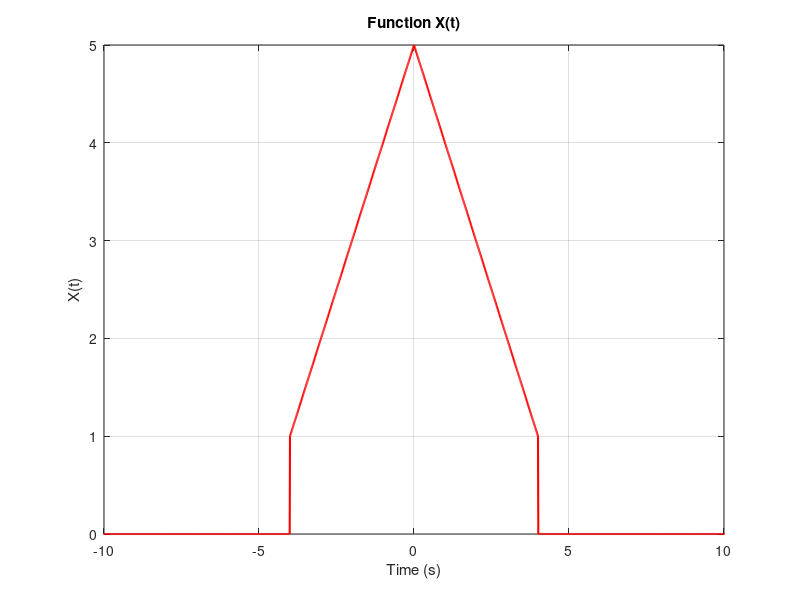
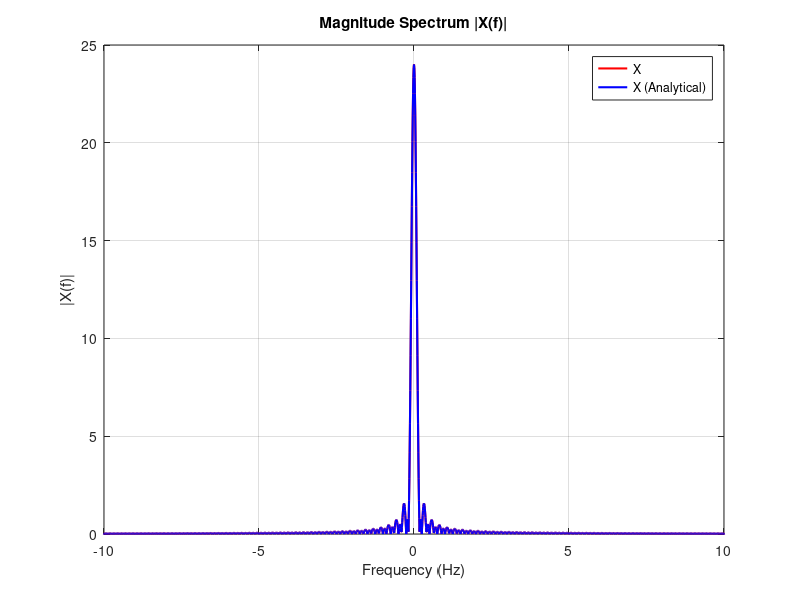
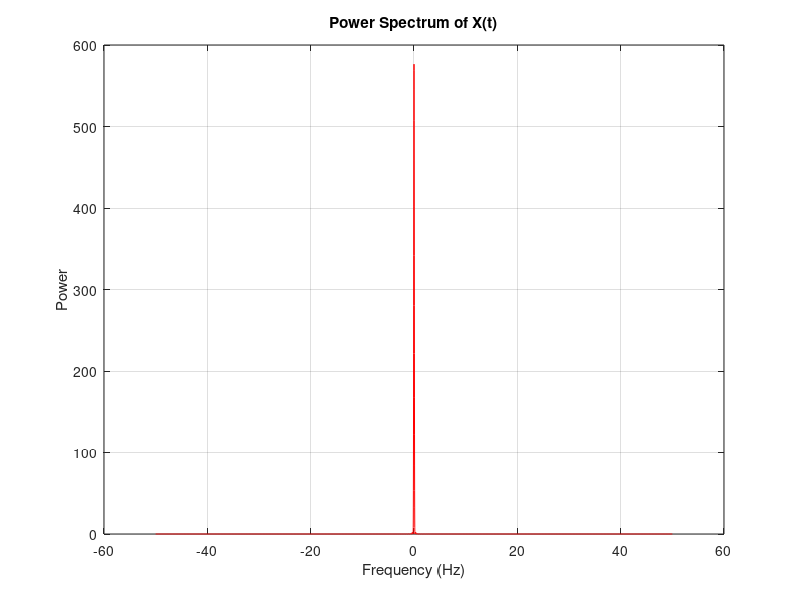
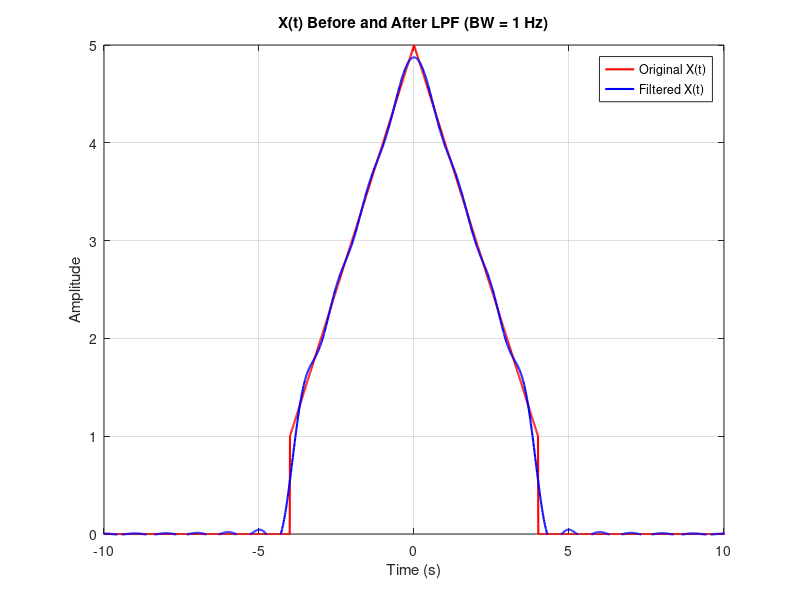

Source code (MATLAB) for these figures, in order:
clc;
clear;
close all;
%%%%%%%%%%%%%%%%%%%%%%Time and frequency parametres %%%%%%%%%%%%%%%%%%
fs = 100;
T = 100;
df = 0.01;

dt = 1/fs;
N = ceil(T/dt);
t = -(N*dt/2) : dt : ((N*dt/2) - dt);
t = t(1:N);

f = -(0.5*fs) : df : (0.5*fs - df);
f = f(1:N);

%%%%%%%%%%%%%%%%%%%%%%%%% 1- Plot X(t) %%%%%%%%%%%%%%%%%%%%%%%%%%%%%
x_time = zeros(size(t));
for i = 1:length(t)
    if t(i) >= -4 && t(i) < 0
        x_time(i) = t(i) + 5;
    elseif t(i) >= 0 && t(i) <= 4
        x_time(i) = -t(i) + 5;
    end
end

figure(1);
plot(t, x_time, 'r', 'LineWidth', 1.5);
title('Function X(t)');
xlabel('Time (s)');
ylabel('X(t)');
grid on;
xlim([-10 10]);

%%%%%%%%%%%%%%%%%%%%%%%%% 2- Analytical expression for X(f) %%%%%%%%%%%%%%%%%
x_analytical_freq = 16 * (sinc(4 * f)).^2 + 8 * sinc(8 * f);

%%%%%%%%%%%%%%%%%%%%%%%%% 3- Plot X(f) %%%%%%%%%%%%%%%%%%%%%%%%%%%%%%
x_freq = fftshift(fft(x_time) * dt);

figure(2);
plot(f, abs(x_freq), 'r', 'LineWidth', 1.5);
hold on;
plot(f, abs(x_analytical_freq), 'b', 'LineWidth', 1.5);
title('Magnitude Spectrum |X(f)|');
legend('X', 'X (Analytical)');
xlabel('Frequency (Hz)');
ylabel('|X(f)|');
xlim([-10 10]);
grid on;

%%%%%%%%%%%%%%%%%%%%%%%%% 4- Estimate Bandwidth of X %%%%%%%%%%%%%%%%%%%%
psd_x = abs(x_freq).^2; % Power Spectral Density

figure(3);
plot(f, psd_x, 'r');
title('Power Spectrum of X(t)');
xlabel('Frequency (Hz)');
ylabel('Power');
grid on;

threshold = 0.05 * max(psd_x);
indices = find(psd_x >= threshold);
BW_x = max(abs(f(indices)));

fprintf('X Estimated Bandwidth = %1.3f Hz\n', BW_x);

% Analytical bandwidth
psd_analytical_x = abs(x_analytical_freq).^2;
threshold = 0.05 * max(psd_analytical_x);
indices = find(psd_analytical_x >= threshold);
BW_analytical_x = max(abs(f(indices)));

fprintf('X Analytical Estimated Bandwidth = %1.3f Hz\n', BW_analytical_x);

%%%%%%%%%%%%%%%%%%%%%%%%% 5- Low Pass Filter (BW = 1 Hz) %%%%%%%%%%%%%%%%%%%
LPF_BW1 = 1;
H = abs(f) < LPF_BW1;
x_filtered1 = ifft(ifftshift(H .* x_freq)) / dt;

figure(4);
plot(t, x_time, 'r', 'LineWidth', 1.5);
hold on;
plot(t, real(x_filtered1), 'b', 'LineWidth', 1.5);
title('X(t) Before and After LPF (BW = 1 Hz)');
legend('Original X(t)', 'Filtered X(t)');
xlabel('Time (s)');
ylabel('Amplitude');
xlim([-10 10]);
ylim([0 5]);
grid on;

%%%%%%%%%%%%%%%%%%%%%%%%% 6- Low Pass Filter (BW = 0.3 Hz) %%%%%%%%%%%%%%%%%
LPF_BW2 = 0.3;
H = abs(f) < LPF_BW2;
x_filtered2 = ifft(ifftshift(H .* x_freq)) / dt;

figure(5);
plot(t, x_time, 'r', 'LineWidth', 1.5);
hold on;
plot(t, real(x_filtered2), 'b', 'LineWidth', 1.5);
title('X(t) Before and After LPF (BW = 0.3 Hz)');
legend('Original X(t)', 'Filtered X(t)');
xlabel('Time (s)');
ylabel('Amplitude');
xlim([-10 10]);
ylim([0 5]);
grid on;

%%%%%%%%%%%%%%%%%%%%%%%%% 7- Repeat for m(t) %%%%%%%%%%%%%%%%%%%%%%%%%%%%%%
% a- Define m(t)
m_time = cos(2 * pi * 0.5 * t);
m_time(t > 4) = 0;
m_time(t < 0) = 0;

figure(6);
plot(t, m_time);
title('Function M(t)');
xlabel('Time (s)');
ylabel('M(t)');
grid on;
xlim([-10 10]);

% b- Analytical expression for M(f)
m_analytical_freq = 2 * sinc(4 * (f - 0.5)) .* exp(-1i * 2 * pi * 2 * (f - 0.5))
+ 2 * sinc(4 * (f + 0.5)) .* exp(-1i * 2 * pi * 2 * (f + 0.5));

% c- Plot M(f)
m_freq = fftshift(fft(m_time) * dt);

figure(7);
plot(f, abs(m_freq), 'r', 'LineWidth', 1.5);
hold on;
plot(f, abs(m_analytical_freq), 'b', 'LineWidth', 1.5);
legend('M (Numerical)', 'M (Analytical)');
xlabel('Frequency (Hz)');
ylabel('|M(f)|');
xlim([-10 10]);
grid on;

% d- Calculate bandwidth of m(t)
psd_m = abs(m_freq).^2;

figure(8);
plot(f, psd_m, 'r');
title('Power Spectrum of M(t)');
xlabel('Frequency (Hz)');
ylabel('Power');
grid on;

threshold = 0.05 * max(psd_m);
indices = find(psd_m >= threshold);
BW_m = max(abs(f(indices)));

fprintf('M Estimated Bandwidth = %1.3f Hz\n', BW_m);

% e- Analytical bandwidth
psd_analytical_m = abs(m_analytical_freq).^2;
threshold = 0.05 * max(psd_analytical_m);
indices = find(psd_analytical_m >= threshold);
BW_analytical_m = max(abs(f(indices)));

fprintf('M Analytical Estimated Bandwidth = %1.3f Hz\n', BW_analytical_m);

%%%%%%%%%%%%%%%%%%%%%%%%% 8- Frequency Division Multiplexing (FDM) %%%%%%%%%%%%%
c1 = cos(2 * pi * 20 * t);
x_modulated = x_filtered1 .* c1;  % s1(t)


%%%%%%%%%%%%%%%%%%%%%%%%% 9- Second carrier and modulated m(t) %%%%%%%%%%%%%%%%%
c2 = cos(2 * pi * 24 * t);
m_modulated = m_time .* c2;  % s2(t)
m_modulated_freq = fftshift(fft(m_modulated) * dt);

%%%%%%%%%%%%%%%%%%%%%%%%% 10- Apply Bandpass Filter for LSB %%%%%%%%%%%%%%%%%%%%
BBF = zeros(size(f));
BBF(f >= 22 & f <= 24) = 1;
BBF(f <= -22 & f >= -24) = 1;

m_modulated_freq2 = m_modulated_freq .* BBF;
m_modulated2 = ifft(ifftshift(m_modulated_freq2)) / dt;

%%%%%%%%%%%%%%%%%%%%%%%%% 11- Combine and plot FDM signals %%%%%%%%%%%%%%%%%%%%%
s1 = x_modulated;
s2 = m_modulated2;
s_time = s1 + s2;
s_freq = fftshift(fft(s_time) * dt);

figure(12);
plot(t, s_time, 'r', 'LineWidth', 1.5);
title('Combined FDM Signal s(t)');
xlabel('Time (s)');
ylabel('Amplitude');
xlim([-4 4]);
ylim([-5 5]);
grid on;

figure(13);
plot(f, abs(s_freq), 'r', 'LineWidth', 1.5);
title('Spectrum of FDM Signal S(f)');
xlabel('Frequency (Hz)');
ylabel('|S(f)|');
xlim([-30 30]);
grid on;

%%%%%%%%%%%%%%%%%%%%%%%%% 12- Coherent Demodulation for x(t) %%%%%%%%%%%%%%%%%%%
x_demodulated= s_time .* cos(2 * pi * 20 * t);
x_demodulated_freq = fftshift(fft(x_demodulated)) * dt;

LPF_BW = 1;
H = abs(f) < LPF_BW;
x_rec = 2 * real(ifft(ifftshift(H .* x_demodulated_freq)) / dt);

figure(14);
plot(t, x_time, 'r', 'LineWidth', 1.5);
hold on;
plot(t, x_rec, 'b', 'LineWidth', 1.5);
legend('Original X(t)', 'Demodulated X(t)');
xlabel('Time (s)');
ylabel('Amplitude');
xlim([-10 10]);
grid on;

%%%%%%%%%%%%%%%%%%%%%%%%% 13- Coherent Demodulation for m(t) %%%%%%%%%%%%%%%%%%%
m_demodulated = s_time .* cos(2 * pi * 24 * t);
m_demodulated_freq = fftshift(fft(m_demodulated)) * dt;

H = abs(f) < LPF_BW;
m_rec = 4 * real(ifft(ifftshift(H .* m_demodulated_freq)) / dt);

figure(15);
plot(t, m_time, 'r', 'LineWidth', 1.5);
hold on;
plot(t, m_rec, 'b', 'LineWidth', 1.5);
legend('Original M(t)', 'Demodulated M(t)');
xlabel('Time (s)');
ylabel('Amplitude');
xlim([-10 10]);
grid on;

